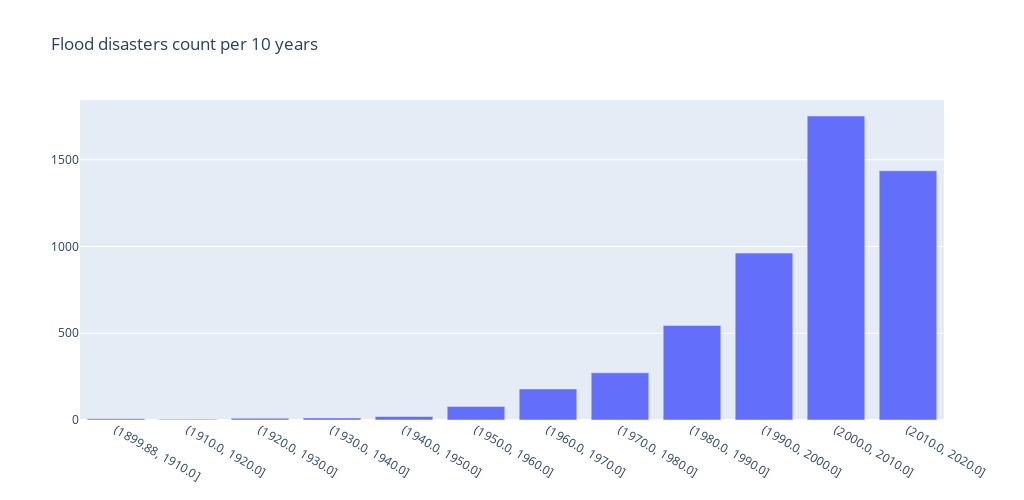

The code cell stored with this chart in its notebook:
### Code cell
fig = go.Figure(
    data=[go.Bar(x=df_period["Interval"], y=df_period["Seq"])],
    layout_title_text="Flood disasters count per 10 years",
)
fig.update_layout(autosize=True, width=1024, height=500)  # For interactive plot
fig.show(renderer="svg")  # Static plot for GitHub

### Figure 1 — Plotly figure (JSON) as saved in the notebook; plotly's stock layout.template omitted (floating-point values rounded to 4 significant figures)
{"data": [{"type": "bar", "x": ["(1899.88, 1910.0]", "(1910.0, 1920.0]", "(1920.0, 1930.0]", "(1930.0, 1940.0]", "(1940.0, 1950.0]", "(1950.0, 1960.0]", "(1960.0, 1970.0]", "(1970.0, 1980.0]", "(1980.0, 1990.0]", "(1990.0, 2000.0]", "(2000.0, 2010.0]", "(2010.0, 2020.0]"], "y": [7, 4, 10, 12, 20, 78, 179, 272, 545, 962, 1752, 1436]}], "layout": {"autosize": true, "height": 500, "title": {"text": "Flood disasters count per 10 years"}, "width": 1024, "xaxis": {"autorange": true, "range": [-0.5, 11.5], "type": "category"}, "yaxis": {"autorange": true, "range": [0, 1844.0], "type": "linear"}}}
